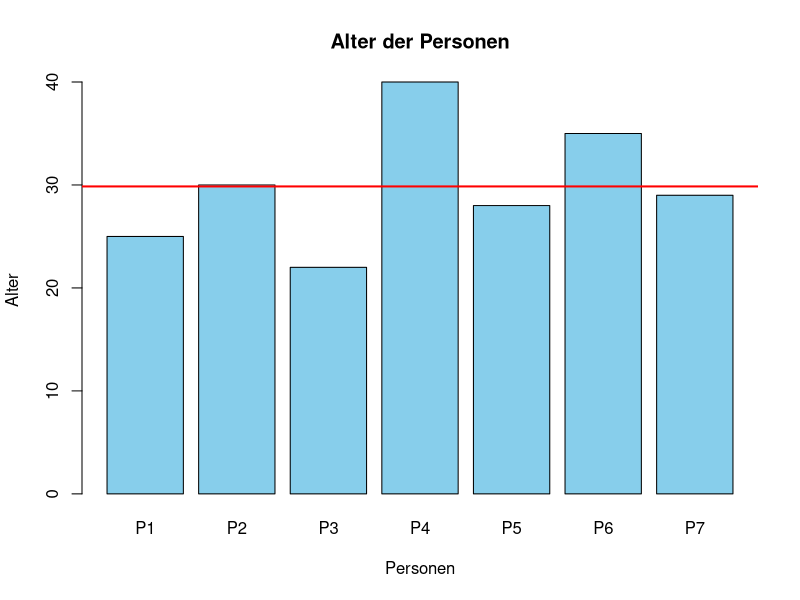

Reproduce this figure in R.
#barplot(data_xls$Alter)

# Beispiel-Daten: Alter von Personen
alter <- c(25, 30, 22, 40, 28, 35, 29)

# Berechne den Durchschnitt des Alters
durchschnitt_alter <- mean(alter)

# Erstelle ein Balkendiagramm mit dem Durchschnitt als Linie
barplot(alter, names.arg = c("P1", "P2", "P3", "P4", "P5", "P6", "P7"),
        main = "Alter der Personen",
        xlab = "Personen", ylab = "Alter",
        col = "skyblue")
abline(h = durchschnitt_alter, col = "red", lwd = 2)
